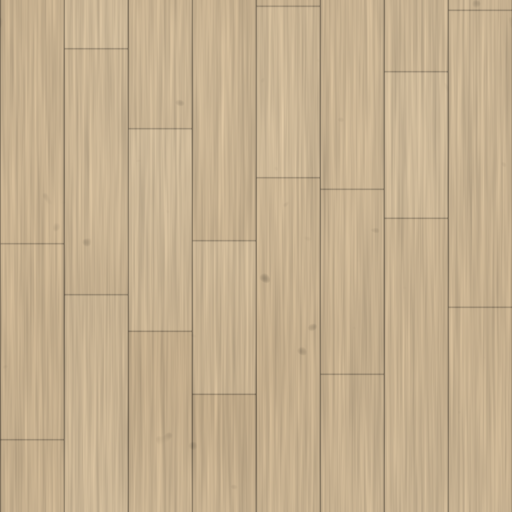
#> input picture Brainstorming/games/out_of_sight/Assets/Art/Environment/floor_lightoak.png, 1024 x 1024 px, given in place of wall_bathroom_white_pastel_blue.png, which was not available (shown at 1/2 size)
$ python make_wall_finishes.py
#> lines starting #> are read from the running program, lines starting #| are printed output that depends on the picture
"""
Makes the alternative wall finishes of OUT OF SIGHT (product owner request of 2026-11-19: wall textures that go with the
cream crepi, varied in texture, one of them a printed wallpaper). Own creation, fully procedural (no source image, no
third party asset), dedicated to the public domain (CC0 1.0).

Four finishes, each in the warm cosy palette of the crepi (Colour/colour_plaster.png), the parquet and the wood, kept
light and low in contrast so the inhabitants, the vision cones and the red player stay readable; none of them is red or
orange (PRD 7.2: the player furniture is the only red thing):
- sage:       soft painted plaster, muted sage green, cloudy trowel marks and a fine sand grain;
- limewash:   warm clay limewash, pale and powdery, large soft clouds crossed by faint brush strokes;
- grasscloth: woven grasscloth wallpaper, dusty blue fibres running horizontally, two 0.9 m panels per repeat;
- wallpaper:  a printed wallpaper, pale sage stripes and small botanical sprigs in a half drop, on a warm off-white.

For each finish (stem wall_<name>, so the library's source checks hold):
- Assets/Art/Environment/wall_<name>.png: the 1024 x 1024 sRGB source (not referenced by any shipped asset);
- Assets/Art/Environment/Colour/colour_wall_<name>.png: the 512 x 512 sRGB colour map (a 2 x 2 box average of the source,
  which keeps the wrap), as tools/assets/derive_env_colours.py prepares the other surfaces;
- Assets/Art/Environment/Detail/detail_wall_<name>.png: the 512 grayscale detail (linear, mean 240/255, highlights capped
  at 1.0: the contract of derive_env_textures.py; only an inhabitant ever shows a detail);
- Assets/Art/Environment/Detail/normal_wall_<name>.png: the 512 tangent space normal map, a periodic Sobel of the finish's
  own height (the plaster approach; a print has no relief of its own, so the wallpaper's height is its paper grain),
  OpenGL convention (green up), scaled to a fixed xy rms per finish, well under the crepi's 0.37.

Seamless by construction: every noise is white noise filtered in the Fourier domain (periodic), every motif is drawn
wrapped around the tile. The script checks the wrap (edgeStep: the colour jump across the wrap edges over the mean jump
between neighbours, 1 = invisible) and prints the stats.

Tiled walls (product owner request, 2026-11-19, docs/m9/FLOORS_WALLS.md) add two finishes derived, never generated, from
the product owner's own images (their sources stay as given):
- wall_bathroom_white_pastel_blue ("whitetile"): raised white square tiles with black grout above a thin white trim and
  a pastel blue embossed paint;
- wall_kitchen_ivory_sage ("subwaytile"): ivory 3:1 subway tiles in a running bond above a rounded trim and a sage
  paint.
Each image is a whole wall, floor to top: the game maps it ONCE up the wall (Tuning.TiledWallHeight, every room's 2.7 m
wall height) and repeats it only along the wall, so its maps wrap horizontally and are clamped vertically (Unity
imports them Repeat on U, Clamp on V: ModelCatalogBuilder). The tiles already wrap on a grout line split over the two
side edges; the paint and the trim do not (the paint's texture jumps at the wrap), so the script cross-fades those rows
only, within a few centimetres of the wrap, with a copy of themselves rolled by half the width (variance preserving, so
the paint keeps its contrast). The resize to 512 wraps horizontally and clamps vertically; the normal map comes from the
tiles' grout (recessed, a soft bevel), the trim (a rounded bead) and the paint's own relief.

Printed and stone walls (product owner request, 2026-11-19, docs/m9/FLOORS_WALLS.md section 6) add three more finishes
derived from the product owner's own images (sources kept as given). Unlike the tiled walls, each is an all-over pattern
with no band, so it repeats both ways at a metric scale (Tuning.DetailTile*), like the four procedural finishes:
- wall_travertine_greige ("travertine"): a honed greige travertine, cloudy, its pores in horizontal streaks, no joint;
- wall_deco_arches_blue ("arches"): a printed wallpaper, slate blue triple arches in a 4 x 4 lattice on a cream linen;
- wall_linen_pinstripe_olive ("pinstripe"): a beige linen wallpaper, eight olive and taupe pinstripe pairs per repeat.
Their maps are resized through a 3 x 3 wrapped tiling (seamless both ways); where a source jumps a little at its wrap
(the travertine's and the linen's weave), the derived maps cross-fade the rows and the columns within a few centimetres
of each wrap with a copy rolled by half the image along that axis (variance preserving, the mean taken along the blend
axis so a stripe keeps its contrast). The normal map is the image's own fine relief: the stone's pores and grain, the
linen's weave, the print sitting on it.

Walls 4 (product owner request, 2026-11-19, docs/m9/FLOORS_WALLS.md section 7) add two more all-over images of the
product owner, derived the same way (sources kept as given):
- wall_quatrefoil ("quatrefoil"): a printed wallpaper, sage quatrefoils with terracotta stars on a cream paper;
- wall_sage_ribbed ("sageribbed"): a sage painted fluted panel, vertical ribs in real relief.

Usage (from the project root, venv activated):  python tools/assets/make_wall_finishes.py [--only name ...]
(--only wall_bathroom_white_pastel_blue wall_kitchen_ivory_sage remakes just those two; --only wall_travertine_greige
wall_deco_arches_blue wall_linen_pinstripe_olive the three all-over images; --only wall_quatrefoil wall_sage_ribbed the
two of walls 4; no argument remakes everything).
"""
import json
import os

import numpy as np
from PIL import Image, ImageDraw

HERE = os.path.dirname(os.path.abspath(__file__))
ROOT = os.path.normpath(os.path.join(HERE, "..", ".."))
ENV = os.path.join(ROOT, "Assets", "Art", "Environment")
COLOUR = os.path.join(ENV, "Colour")
DETAIL = os.path.join(ENV, "Detail")
N = 1024  # source size
MEAN = 240.0 / 255.0  # Tuning.DetailMean
DETAIL_STD = 0.02  # relative std of the grayscale detail (calm, as the crepi's)


# ----- periodic noise -----

# [15 lines left out: function noise, not called in this run]


def smooth(t):
    return 0.5 + 0.5 * np.tanh(t)


# [203 lines left out: functions mix, sage, limewash, _partition, grasscloth, _sprig and 1 more, not called in this run]


# ----- derived maps -----

FINISHES = [
    # name, maker, seed, normal xy rms (the crepi's normal_plaster.png measures 0.37)
    ("sage", sage, 11, 0.08),
    ("limewash", limewash, 23, 0.09),
    ("grasscloth", grasscloth, 37, 0.10),  # was 0.16 of ridges only, which doubled the streaks in the sun
    ("wallpaper", wallpaper, 41, 0.05),
]


# [4 lines left out: function half, not called in this run]


def srgb_to_linear(c):
    return np.where(c <= 0.04045, c / 12.92, ((c + 0.055) / 1.055) ** 2.4)


def luminance(rgb):
    return 0.2126 * rgb[..., 0] + 0.7152 * rgb[..., 1] + 0.0722 * rgb[..., 2]


# [38 lines left out: functions edge_step, detail_of, normal_of, not called in this run]


def save_rgb(a, path):
    Image.fromarray(np.clip(np.round(a * 255.0), 0, 255).astype(np.uint8), mode="RGB").save(path, optimize=True)


# ----- the product owner's tiled walls (2026-11-19): derived, not generated -----

TILED = [
    # source stem, grout ("dark": black grout, cracks and a chipped corner, everything dark is recessed; "courses": a
    # light grout in a running bond, found per course), normal xy rms
    ("wall_bathroom_white_pastel_blue", "dark", 0.12),
    ("wall_kitchen_ivory_sage", "courses", 0.10),
]
TILED_WALL_METRES = 2.7  # Tuning.TiledWallHeight: the image spans the wall once, floor to top
SEAM_BLEND_PX = 48  # source px each side of the wrap cross-faded in the trim and paint rows (about 10 cm)


# [13 lines left out: function runs, not called in this run]


def band_rows(rgb):
    """
    The two rows that split a tiled wall image (tiles, then a trim, then paint, top to bottom): (grout_end, paint_top).
    paint_top is the top of the paint: the rows up from the bottom whose mean colour stays near the bottom rows' median.
    Then, going up from it: the trim's shadow and its darker lower edge (rows darker than the tiles' median row), the
    trim's lit face (as bright as the tiles or brighter), and the tiles' last grout line, darker again: grout_end is the
    first row of the trim, just under that grout line.
    """
    rows = rgb.mean(axis=1)
    paint = np.median(rows[-120:], axis=0)
    y = rows.shape[0] - 1
    while y > 0 and np.abs(rows[y - 1] - paint).max() < 0.06:
        y -= 1
    paint_top = y
    prof = luminance(rgb).mean(axis=1)
    lit = np.median(prof[:paint_top]) - 0.05
    y = paint_top - 1
    while y > 0 and prof[y] < lit:
        y -= 1
    while y > 0 and prof[y] >= lit:
        y -= 1
    assert paint_top - y > 4 and prof[y] < lit, "no trim between the tiles and the paint"
    return y + 1, paint_top


# [131 lines left out: functions blend_wrap, hwrap_resize, hwrap_blur, tiled_height, hwrap_normal, edge_step_h and 1 more, not called in this run]


def derive_tiled(stem, mode, rms):
    """Writes the colour, detail and normal maps of one product owner tiled wall image; returns its stats."""
    rgb = np.asarray(Image.open(os.path.join(ENV, stem + ".png")).convert("RGB"), dtype=np.float64) / 255.0
    rows = rgb.shape[0]
    grout_end, paint_top = band_rows(rgb)
    healed = 0
    if mode == "dark":
        rgb, healed = heal_defects(rgb, grout_end)
    fixed = blend_wrap(rgb, grout_end, SEAM_BLEND_PX)
    colour = np.clip(hwrap_resize(fixed, 512), 0.0, 1.0)
    save_rgb(colour, os.path.join(COLOUR, "colour_" + stem + ".png"))
    d = detail_of(colour)
    byte = np.clip(np.round(d * 255.0), 0, 255).astype(np.uint8)
    Image.fromarray(np.stack([byte] * 3, axis=-1), mode="RGB").save(os.path.join(DETAIL, "detail_" + stem + ".png"), optimize=True)
    h = hwrap_resize(tiled_height(fixed, grout_end, paint_top, mode)[..., None], 512)[..., 0]
    nrm, cur = hwrap_normal(h / max(h.std(), 1e-9), rms)
    Image.fromarray(nrm, mode="RGB").save(os.path.join(DETAIL, "normal_" + stem + ".png"), optimize=True)
    q = np.round(colour * 255.0) / 255.0
    split = int(round(grout_end * 512 / rows))
    return {
        "finish": stem, "healedCells": healed, "mean": [round(float(x), 4) for x in q.reshape(-1, 3).mean(0)],
        "trimMetres": [round((rows - paint_top) / rows * TILED_WALL_METRES, 3), round((rows - grout_end) / rows * TILED_WALL_METRES, 3)],
        "edgeStepTiles": round(edge_step_h(q[:split]), 3), "edgeStepPaint": round(edge_step_h(q[split:]), 3),
        "sourceEdgeStepPaint": round(edge_step_h(rgb[paint_top:]), 3),
        "detailMean": round(float(byte.mean() / 255.0), 5), "normalRms": round(float(cur), 4),
    }


# ----- the product owner's all-over walls (2026-11-19): derived, not generated -----

ALLOVER = [
    # source stem, cross-fade the wraps (False where the image already wraps on a plain ground), printed (the ink lies
    # flat on the paper: only the ground's weave makes the relief), high-pass sigma of the relief (512 px), normal xy rms
    ("wall_travertine_greige", True, False, 6.0, 0.12),
    ("wall_deco_arches_blue", False, True, 3.0, 0.05),
    ("wall_linen_pinstripe_olive", True, True, 3.0, 0.08),
    # Walls 4 (2026-11-19, docs/m9/FLOORS_WALLS.md section 7): a printed quatrefoil wallpaper (sage outlines, terracotta
    # stars on a cream paper, an 8 x 8 lattice that wraps on plain paper as given, source edgeStep 0.78), and a sage
    # fluted panel (36 vertical ribs per repeat, real relief; its wrap jumps a little, source edgeStep 1.40, so both
    # wraps are cross-faded: half the width is 18 ribs exactly, so the rolled copy keeps the ribs in phase).
    ("wall_quatrefoil", False, True, 3.0, 0.05),
    ("wall_sage_ribbed", True, False, 6.0, 0.16),
]


# [72 lines left out: functions blend_wrap_axis, wrap_resize, wrap_blur, derive_allover, not called in this run]


def main():
    import argparse
    parser = argparse.ArgumentParser(description="Make the wall finishes (all of them when no --only is given).")
    parser.add_argument("--only", nargs="*", default=None,
                        help="finish names (sage, limewash, ...) or tiled wall stems (wall_bathroom_...) to (re)make")
    only = parser.parse_args().only
    for folder in (ENV, COLOUR, DETAIL):
        os.makedirs(folder, exist_ok=True)
    report = []
    for stem, mode, rms in TILED:
        if only is None or stem in only:
            report.append(derive_tiled(stem, mode, rms))
#> in band_rows, `rows = rgb.mean(axis=1)`: rows = 1024 rows, first 8: [0.772, 0.688, 0.561], [0.772, 0.688, 0.561], [0.772, 0.688, 0.561], [0.772, 0.687, 0.561], [0.772, 0.687, 0.561], [0.772, 0.687, 0.561], [0.772, 0.687, 0.561], [0.772, 0.687, 0.561]
#> in band_rows, `paint = np.median(rows[-120:], axis=0)`: paint = [0.768, 0.683, 0.556]
#> the loop in band_rows, `while y > 0 and np.abs(rows[y - 1] - paint).max() < 0.06:` made 1023 passes
#> y on passes 1 to 3: 1022, 1021, 1020
#> after the loop in band_rows, `while y > 0 and np.abs(rows[y - 1] - paint).max() < 0.06:`: y = 0
#> in luminance, `return 0.2126 * rgb[..., 0] + 0.7152 * rgb[..., 1] + 0.0722 * rgb[...,..`:
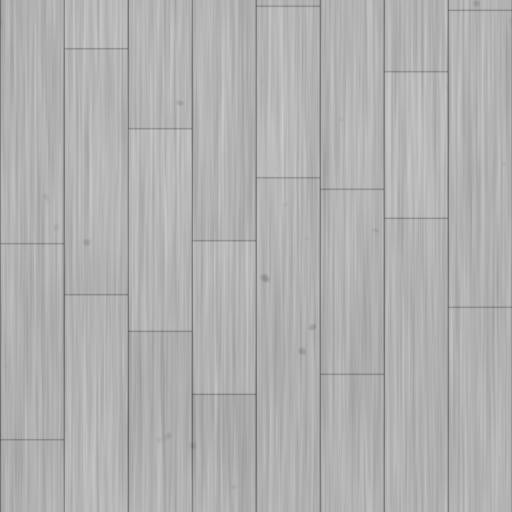
#> returned value: shape (1024, 1024) float64 (shown at 1/2 size); min 0.339, max 0.802, mean 0.695
#> in band_rows, `prof = luminance(rgb).mean(axis=1)`: prof = 1024 values, max 0.708 at index 274, min 0.664 at index 788, mean 0.695
#> in band_rows, `lit = np.median(prof[:paint_top]) - 0.05`: lit = nan
#> in band_rows, `y = paint_top - 1`: y = -1
    for stem, blend, printed, sigma, rms in ALLOVER:
        if only is None or stem in only:
            report.append(derive_allover(stem, blend, printed, sigma, rms))
    for name, maker, seed, rms in FINISHES:
        if only is not None and name not in only:
            continue
        stem = "wall_" + name
        rgb, height = maker(np.random.default_rng(seed))
        rgb = np.clip(rgb, 0.0, 1.0)
        save_rgb(rgb, os.path.join(ENV, stem + ".png"))
        colour = np.clip(half(rgb), 0.0, 1.0)
        save_rgb(colour, os.path.join(COLOUR, "colour_" + stem + ".png"))
        d = detail_of(colour)
        byte = np.clip(np.round(d * 255.0), 0, 255).astype(np.uint8)
        Image.fromarray(np.stack([byte] * 3, axis=-1), mode="RGB").save(os.path.join(DETAIL, "detail_" + stem + ".png"), optimize=True)
        h = half(height)
        nrm, cur = normal_of(h / max(h.std(), 1e-9), rms)
        Image.fromarray(nrm, mode="RGB").save(os.path.join(DETAIL, "normal_" + stem + ".png"), optimize=True)
        q = np.round(colour * 255.0) / 255.0
        report.append({
            "finish": name, "mean": [round(float(x), 4) for x in q.reshape(-1, 3).mean(0)],
            "std": [round(float(x), 4) for x in q.reshape(-1, 3).std(0)], "edgeStep": round(edge_step(q), 3),
            "detailMean": round(float(byte.mean() / 255.0), 5), "normalRms": round(float(cur), 4),
        })
    for r in report:
        print(json.dumps(r))


if __name__ == "__main__":
#> (the run stopped early here; a loop or call above may not have finished)

$ run again, on Brainstorming/games/out_of_sight/Assets/Art/Environment/wall_travertine_greige.png
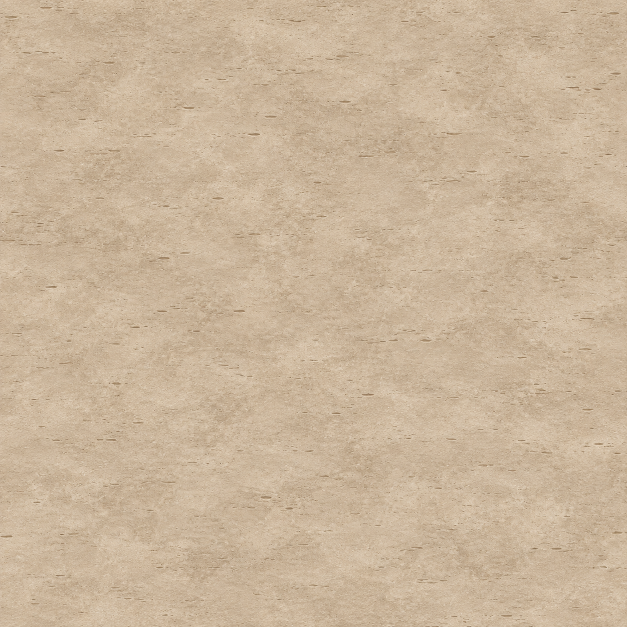
#> input picture Brainstorming/games/out_of_sight/Assets/Art/Environment/wall_travertine_greige.png, 1254 x 1254 px, given in place of wall_bathroom_white_pastel_blue.png, which was not available (shown at 1/2 size)
#> in band_rows, `rows = rgb.mean(axis=1)`: rows = 1254 rows, first 8: [0.801, 0.72, 0.616], [0.792, 0.706, 0.604], [0.796, 0.713, 0.608], [0.794, 0.711, 0.608], [0.798, 0.715, 0.612], [0.793, 0.708, 0.607], [0.794, 0.712, 0.607], [0.79, 0.705, 0.604]
#> paint = [0.794, 0.712, 0.611]
#> the loop in band_rows, `while y > 0 and np.abs(rows[y - 1] - paint).max() < 0.06:` made 1253 passes
#> y on passes 1 to 3: 1252, 1251, 1250
#> after the loop in band_rows, `while y > 0 and np.abs(rows[y - 1] - paint).max() < 0.06:`: y = 0
#> in luminance, `return 0.2126 * rgb[..., 0] + 0.7152 * rgb[..., 1] + 0.0722 * rgb[...,..`:
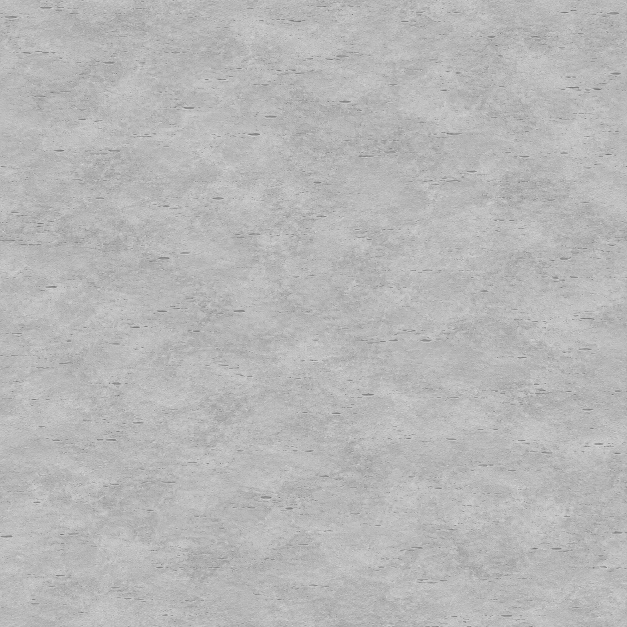
#> returned value: shape (1254, 1254) float64 (shown at 1/2 size); min 0.297, max 0.93, mean 0.72
#> prof = 1254 values, max 0.737 at index 872, min 0.7 at index 363, mean 0.72
#> lit = nan
#> in band_rows, `y = paint_top - 1`: y = -1
